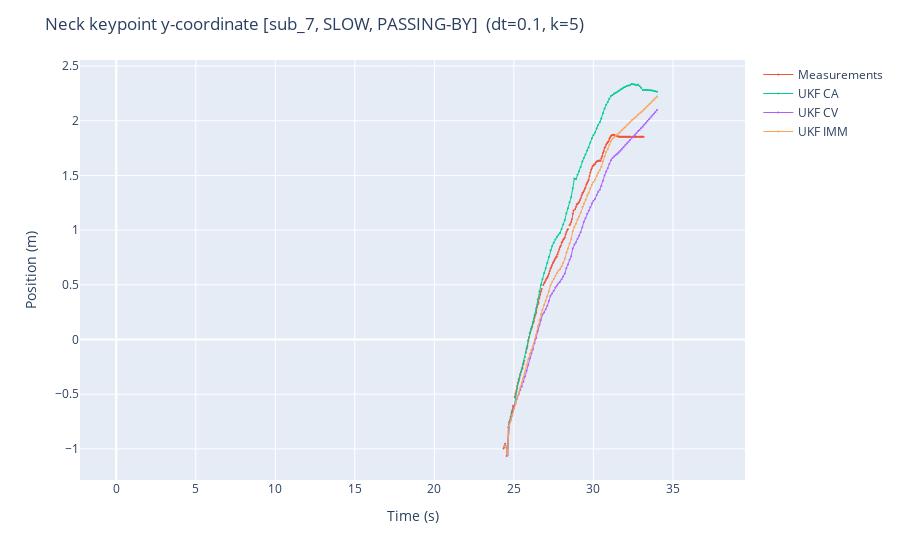

The cell this chart's notebook holds for it:
### Markdown cell above
Plot some results

### Code cell
subject = 'sub_7'
velocity = 'SLOW'
task = 'PICK-&-PLACE'
state = 'kp4_x'
# state = 'kp0_y'
description = 'Right-hand wrist keypoint x-coordinate'
# description = "Neck keypoint y-coordinate"

meas = measurement_split[(subject, velocity, task)]
meas_seconds = (meas.index - meas.index[0]).total_seconds()

filt = filtering_results[(subject, velocity, task)]['filtered_data']
filt_seconds = (filt.index - filt.index[0]).total_seconds()

if predict_k_steps:
    kpred = filtering_results[(subject, velocity, task)]['kstep_pred_data']
    kpred_seconds = (kpred.index - kpred.index[0]).total_seconds()

fig = px.line()
fig.add_scatter(x=meas_seconds,
                y=meas['_'.join(('human',state))],
                mode='lines+markers',
                name='Measurements'
)
fig.add_scatter(x=filt_seconds,
                y=filt['_'.join(('ca',state))],
                mode='lines+markers',
                name='UKF CA'
)
fig.add_scatter(x=filt_seconds,
                y=filt['_'.join(('cv',state))],
                mode='lines+markers',
                name='UKF CV'
)
fig.add_scatter(x=filt_seconds,
                y=filt['_'.join(('imm',state))],
                mode='lines+markers',
                name='UKF IMM'
)
if predict_k_steps:
    fig.add_scatter(x=kpred_seconds,
                    y=kpred['_'.join(('ca',state))],
                    mode='lines+markers',
                    name='CA K-step ahead prediction'
    )
    fig.add_scatter(x=kpred_seconds,
                    y=kpred['_'.join(('imm',state))],
                    mode='lines+markers',
                    name='IMM K-step ahead prediction'
    )

fig.update_traces(marker=dict(size=2), line=dict(width=1))
fig.update_layout(title=description+" position"+f" [{subject}, {velocity}, {task}] "+f" (dt={dt}, k={k})",
                  xaxis_title='Time (s)',
                  yaxis_title='Position (m)')

fig.show()

# Save the plot to the plots folder in html format
plot_name = '_'.join([subject, velocity, task, state, "dt", str(dt), "k", str(k), "pos"]) + '.html'
fig.write_html(os.path.join(plot_dir, plot_name))

### Figure 1 — Plotly figure (JSON) as saved in the notebook; plotly's stock layout.template omitted (floating-point values rounded to 4 significant figures; data arrays with more than 128 entries replaced by an {"elided": "..."} marker saying what was removed)
{"data": [{"hovertemplate": "<extra></extra>", "legendgroup": "", "line": {"color": "#636efa", "dash": "solid", "width": 1}, "marker": {"size": 2, "symbol": "circle"}, "mode": "lines", "name": "", "orientation": "v", "showlegend": false, "type": "scatter", "xaxis": "x", "yaxis": "y"}, {"line": {"width": 1}, "marker": {"size": 2}, "mode": "lines+markers", "name": "Measurements", "type": "scatter", "x": {"elided": "746 float values"}, "y": {"elided": "746 float values"}}, {"line": {"width": 1}, "marker": {"size": 2}, "mode": "lines+markers", "name": "UKF CA", "type": "scatter", "x": {"elided": "373 float values"}, "y": {"elided": "373 float values"}}, {"line": {"width": 1}, "marker": {"size": 2}, "mode": "lines+markers", "name": "UKF CV", "type": "scatter", "x": {"elided": "373 float values"}, "y": {"elided": "373 float values"}}, {"line": {"width": 1}, "marker": {"size": 2}, "mode": "lines+markers", "name": "UKF IMM", "type": "scatter", "x": {"elided": "373 float values"}, "y": {"elided": "373 float values"}}], "layout": {"legend": {"tracegroupgap": 0}, "margin": {"t": 60}, "title": {"text": "Neck keypoint y-coordinate [sub_7, SLOW, PASSING-BY]  (dt=0.1, k=5)"}, "xaxis": {"anchor": "y", "domain": [0, 1], "title": {"text": "Time (s)"}}, "yaxis": {"anchor": "x", "domain": [0, 1], "title": {"text": "Position (m)"}}}}
